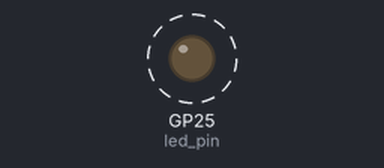
Bench run of a program on a simulated Raspberry Pi Pico running MicroPython. Shown: output pins drawn as LEDs (lit = HIGH). Dashed ring = blinking.

Above: at 0.4 s.
Timing chart, 0 to 5.1 s (numbered marks = the images above):
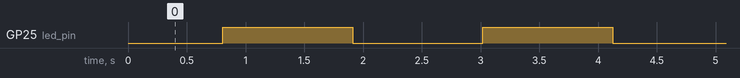

Measured:
- by itself, GP25 (led_pin): alternates HIGH for 1.1 s and LOW for 1.1 s
- by itself, everything shown: repeats every 6.6 s, in 18 steps

The program:

03_LED_led_08.py
```python
from machine import Pin
import time
led_pin = Pin(25,Pin.OUT)
try:
    while True:
        # LED 밝아지기
        for i in range(0,11):         # 0에서 10까지
            for _ in range(10):       # 10번 반복
                led_pin.value(1)      # LED ON
                time.sleep(i*0.001)
                led_pin.value(0)      # LED OFF
                time.sleep((10-i)*0.001)
        # LED 어두워지기
        for i in range(10, -1, -1):   # 10에서 0까지
            for _ in range(10):       # 10번 반복
                led_pin.value(1)      # LED ON
                time.sleep(i * 0.001)
                led_pin.value(0)      # LED OFF
                time.sleep((10 - i) * 0.001)
except KeyboardInterrupt:
    print("프로그램이 중단되었습니다.")
    led_pin.value(0)  # LED OFF
```
